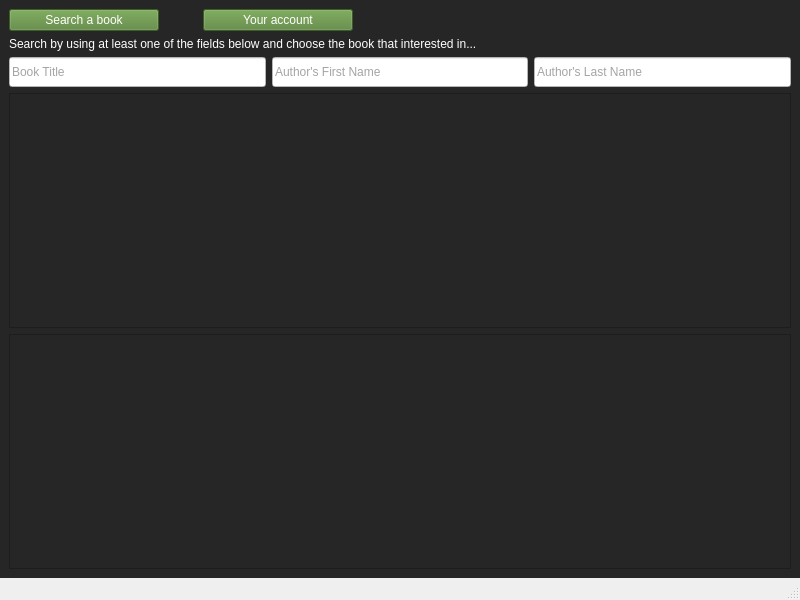
<?xml version="1.0" encoding="UTF-8"?>
<ui version="4.0">
 <class>Home</class>
 <widget class="QMainWindow" name="Home">
  <property name="geometry">
   <rect>
    <x>0</x>
    <y>0</y>
    <width>800</width>
    <height>600</height>
   </rect>
  </property>
  <property name="windowTitle">
   <string>Home</string>
  </property>
  <property name="styleSheet">
   <string notr="true"/>
  </property>
  <widget class="QWidget" name="centralwidget">
   <property name="styleSheet">
    <string notr="true">background-color: rgb(38, 38, 38);</string>
   </property>
   <layout class="QVBoxLayout" name="verticalLayout">
    <item>
     <layout class="QHBoxLayout" name="horizontalLayout">
      <property name="sizeConstraint">
       <enum>QLayout::SetFixedSize</enum>
      </property>
      <property name="rightMargin">
       <number>400</number>
      </property>
      <item alignment="Qt::AlignLeft">
       <widget class="QPushButton" name="pushButton_search_a_book">
        <property name="sizePolicy">
         <sizepolicy hsizetype="Minimum" vsizetype="Preferred">
          <horstretch>0</horstretch>
          <verstretch>0</verstretch>
         </sizepolicy>
        </property>
        <property name="minimumSize">
         <size>
          <width>150</width>
          <height>0</height>
         </size>
        </property>
        <property name="maximumSize">
         <size>
          <width>150</width>
          <height>30</height>
         </size>
        </property>
        <property name="styleSheet">
         <string notr="true">background-color: rgb(84, 130, 53);
color: rgb(255, 255, 255);</string>
        </property>
        <property name="text">
         <string>Search a book</string>
        </property>
       </widget>
      </item>
      <item alignment="Qt::AlignLeft">
       <widget class="QPushButton" name="pushButton_your_account">
        <property name="sizePolicy">
         <sizepolicy hsizetype="Minimum" vsizetype="Preferred">
          <horstretch>0</horstretch>
          <verstretch>0</verstretch>
         </sizepolicy>
        </property>
        <property name="minimumSize">
         <size>
          <width>150</width>
          <height>0</height>
         </size>
        </property>
        <property name="maximumSize">
         <size>
          <width>150</width>
          <height>30</height>
         </size>
        </property>
        <property name="styleSheet">
         <string notr="true">background-color: rgb(84, 130, 53);
color: rgb(255, 255, 255);</string>
        </property>
        <property name="text">
         <string>Your account</string>
        </property>
       </widget>
      </item>
     </layout>
    </item>
    <item>
     <widget class="QLabel" name="label">
      <property name="styleSheet">
       <string notr="true">color: rgb(255, 255, 255);
font: 75 8pt &quot;Calibri&quot;;</string>
      </property>
      <property name="text">
       <string>Search by using at least one of the fields below and choose the book that interested in...</string>
      </property>
     </widget>
    </item>
    <item>
     <layout class="QHBoxLayout" name="horizontalLayout_3">
      <item>
       <widget class="QLineEdit" name="lineEdit_title">
        <property name="minimumSize">
         <size>
          <width>0</width>
          <height>30</height>
         </size>
        </property>
        <property name="styleSheet">
         <string notr="true">background-color: rgb(255, 255, 255);
color: rgb(74, 74, 74);</string>
        </property>
        <property name="placeholderText">
         <string>Book Title</string>
        </property>
       </widget>
      </item>
      <item>
       <widget class="QLineEdit" name="lineEdit_first_name">
        <property name="minimumSize">
         <size>
          <width>0</width>
          <height>30</height>
         </size>
        </property>
        <property name="styleSheet">
         <string notr="true">background-color: rgb(255, 255, 255);
color: rgb(74, 74, 74);</string>
        </property>
        <property name="placeholderText">
         <string>Author's First Name</string>
        </property>
       </widget>
      </item>
      <item>
       <widget class="QLineEdit" name="lineEdit_last_name">
        <property name="minimumSize">
         <size>
          <width>0</width>
          <height>30</height>
         </size>
        </property>
        <property name="styleSheet">
         <string notr="true">background-color: rgb(255, 255, 255);
color: rgb(74, 74, 74);</string>
        </property>
        <property name="placeholderText">
         <string>Author's Last Name</string>
        </property>
       </widget>
      </item>
     </layout>
    </item>
    <item>
     <widget class="QTableWidget" name="tableWidget"/>
    </item>
    <item>
     <widget class="QScrollArea" name="scrollArea">
      <property name="widgetResizable">
       <bool>true</bool>
      </property>
      <widget class="QWidget" name="scrollAreaWidgetContents">
       <property name="geometry">
        <rect>
         <x>0</x>
         <y>0</y>
         <width>776</width>
         <height>209</height>
        </rect>
       </property>
      </widget>
     </widget>
    </item>
   </layout>
  </widget>
  <widget class="QMenuBar" name="menubar">
   <property name="geometry">
    <rect>
     <x>0</x>
     <y>0</y>
     <width>800</width>
     <height>26</height>
    </rect>
   </property>
  </widget>
  <widget class="QStatusBar" name="statusbar"/>
 </widget>
 <resources/>
 <connections/>
</ui>
